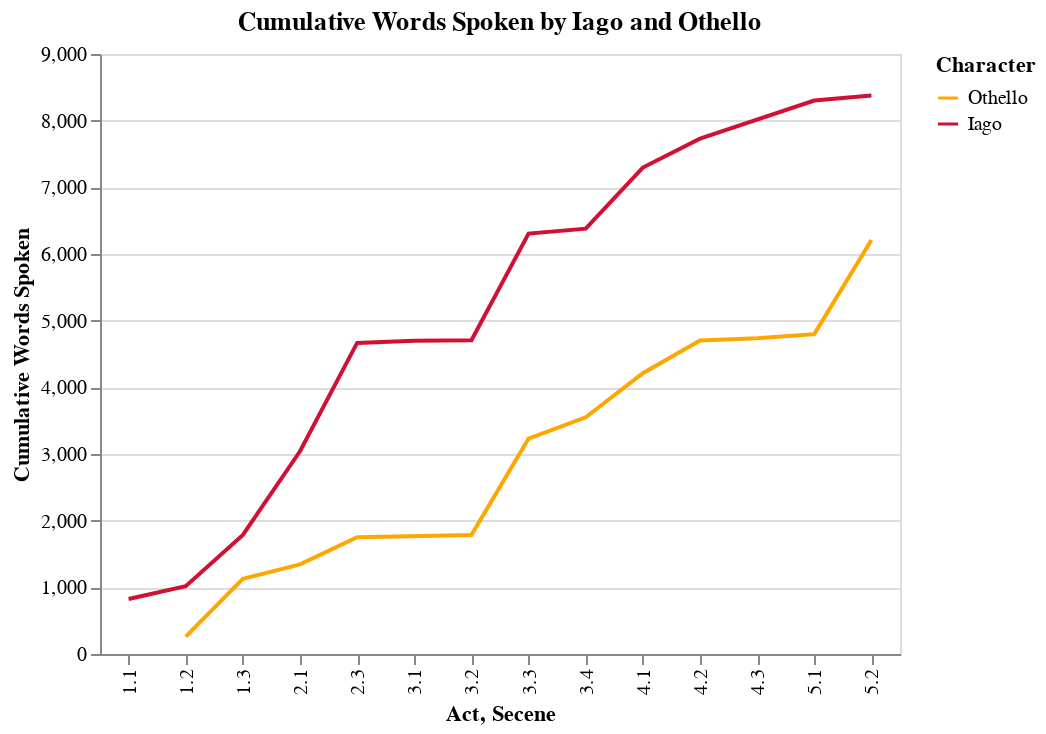

Source (notebook cell):
### Code cell
df_oth = pd.read_csv("csvs/othello_by_uninterupted_speaker.csv")
df_oth = df_oth[df_oth["speaker"].isin(["IAGO", "OTHELLO"])]

domain = ["Othello", "Iago"]
range_ = ["#FFA600", "#D11033"]


df_oth["act_scene"] = df_oth.apply(act_scene, axis=1)
df_oth["words_in_text"] = df_oth["text"].apply(words_in_sentence)
df_oth["speaker"] = df_oth["speaker"].str.title()

df_oth_filtered = df_oth[["speaker", "act_scene", "words_in_text"]]

alt.Chart(df_oth_filtered).transform_window(
    cumulative='sum(words_in_text)',
     sort=[{"field": "act_scene"}],
     groupby=['speaker']
).mark_line().encode(
    x=alt.X('act_scene:N', title = "Act, Secene"),
    y=alt.Y('cumulative:Q', title="Cumulative Words Spoken"),
    color=alt.Color('speaker:N', title="Character", scale=alt.Scale(domain=domain, range=range_))
).properties(
    title = "Cumulative Words Spoken by Iago and Othello",
    width= 400
)

### Figure 1 — Vega-Lite specification as saved in the notebook (floating-point values rounded to 4 significant figures; data arrays with more than 128 entries replaced by an {"elided": "..."} marker saying what was removed)
{"config": {"view": {"continuousWidth": 300, "continuousHeight": 300}}, "data": {"name": "data-b33e145fe4d0db17fb5df484a106fa0f"}, "mark": {"type": "line"}, "encoding": {"color": {"field": "speaker", "scale": {"domain": ["Othello", "Iago"], "range": ["#FFA600", "#D11033"]}, "title": "Character", "type": "nominal"}, "x": {"field": "act_scene", "title": "Act, Secene", "type": "nominal"}, "y": {"field": "cumulative", "title": "Cumulative Words Spoken", "type": "quantitative"}}, "title": "Cumulative Words Spoken by Iago and Othello", "transform": [{"window": [{"op": "sum", "field": "words_in_text", "as": "cumulative"}], "groupby": ["speaker"], "sort": [{"field": "act_scene"}]}], "width": 400, "$schema": "https://vega.github.io/schema/vega-lite/v5.20.1.json", "datasets": {"data-b33e145fe4d0db17fb5df484a106fa0f": {"elided": "546 records"}}}
